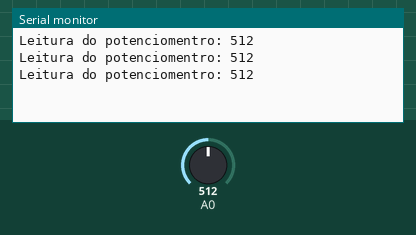
Recording of a sketch running on a simulated Arduino Uno, built with avr-gcc and run on an emulated ATmega328P. On the bench: the last lines printed to the serial monitor. The test bench sets the inputs (shaded band); at power-on: A0 = 512.

Above: at 1.3 s.
1.4 s: A0 set to 716
At 1.9 s:
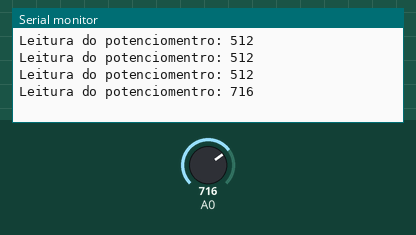
2.9 s: A0 set to 900
At 3.4 s:
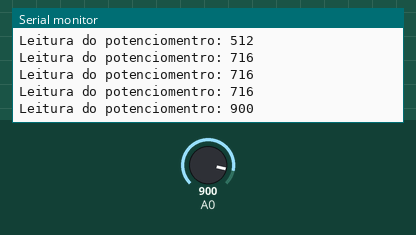
Timing chart, 0 to 5.9 s (numbered marks = the images above; inputs shaded):
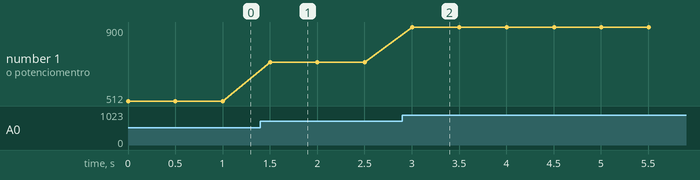

The sketch:

sketh.termostato.ino
```cpp
int leitura = 0;

void setup() {
  Serial.begin(9600);

}

void loop(){
  leitura = analogRead(A0);
  Serial.print("Leitura do potenciomentro: ");
  Serial.println(leitura);
  delay(500);

}
```

Measured:
- after the input at 1.4 s, the serial monitor: prints a new line after 0.10 s (image 1)
- after the input at 2.9 s, the serial monitor: prints a new line after 0.10 s (image 2)
- plotted number 1: 512 → 716 after the input at 1.4 s, 716 → 900 after the input at 2.9 s
